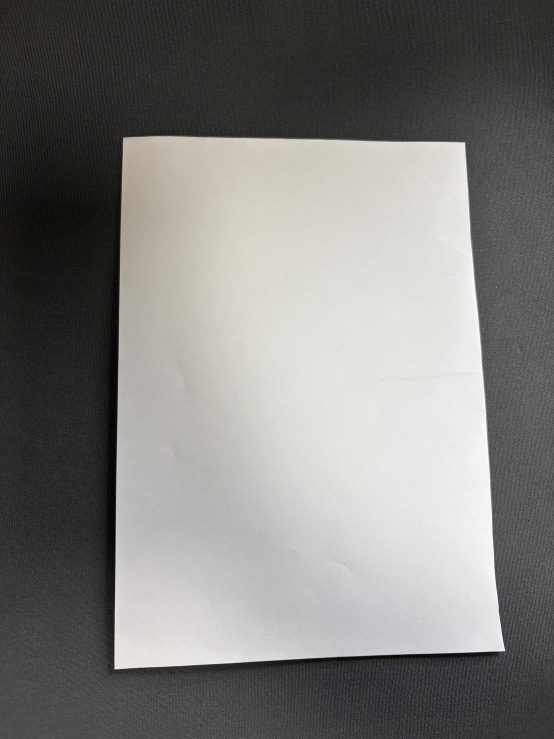
#> input picture iten57/reference_full_paper.jpg, 1108 x 1477 px (shown at 1/2 size)
$ python -i measure_standard_area.py   (imports and definitions only)
#> lines starting #> are read from the running program, lines starting #| are printed output that depends on the picture; after the words box and inside, x2 and y2 are one past the last pixel; in counts of white or black regions, pixels touching at a corner belong together
#> further down, picture is the input picture: shape (1477, 1108, 3); mean B, G, R 122.6, 125.3, 126.4
import cv2
import numpy as np
import os


# [56 lines left out: function capture_photo, not called in this run]


def calculate_paper_area(img):
    """
    計算圖片中紙張的面積
    """
    if img is None:
        print("錯誤: 沒有可用的圖片")
        return None

    # 影像預處理
    gray = cv2.cvtColor(img, cv2.COLOR_BGR2GRAY)
    blurred = cv2.GaussianBlur(gray, (5, 5), 0)

    # 二值化 (使用 OTSU 自動找閾值)
    _, thresh = cv2.threshold(blurred, 0, 255, cv2.THRESH_BINARY + cv2.THRESH_OTSU)
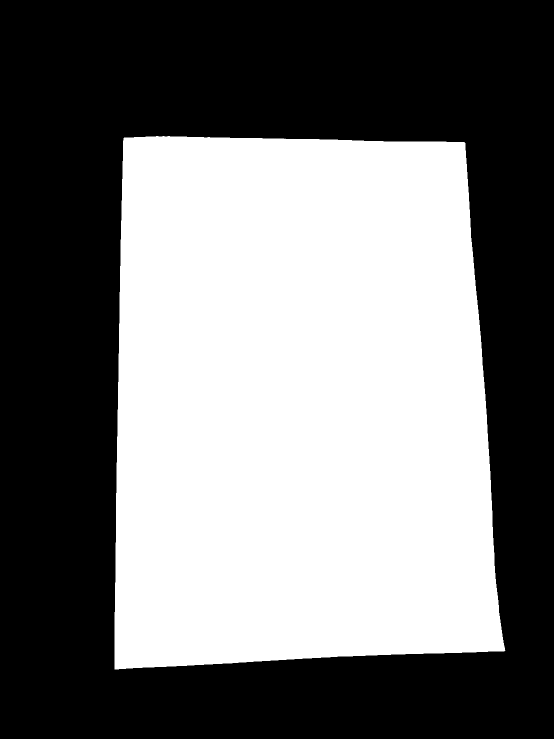
#> thresh: shape (1477, 1108) (shown at 1/2 size); 46.6% white; 1 white region

    # 尋找輪廓
    contours, _ = cv2.findContours(thresh, cv2.RETR_EXTERNAL, cv2.CHAIN_APPROX_SIMPLE)
#> contours = 1 contour; box (x1, y1, x2, y2) and area: (229, 272, 1011, 1339) 760170

    if not contours:
        print("錯誤: 未偵測到任何輪廓")
        return None

    # 智慧過濾：找出「面積夠大」且「形狀像矩形」的輪廓
    best_cnt = None
    best_area = 0

    for cnt in contours:
        area = cv2.contourArea(cnt)

        # 濾除太小的雜訊
        if area < 1000:
            continue

        # 計算矩形充滿度 (Extent)
        x, y, w, h = cv2.boundingRect(cnt)
        rect_area = w * h
        extent = float(area) / rect_area

        # 紙張通常是矩形，Extent 會比較高
        if extent > 0.65:
            if area > best_area:
                best_area = area
                best_cnt = cnt
#> this loop made 1 pass
#> (area, x, y, w, h, rect_area, extent, best_area) on pass 1: (760170, 229, 272, 782, 1067, 834394, 0.911, 760170)
#> after the loop, best_area = 760170; best_cnt = contour of 319 points, box (x1, y1, x2, y2) (229, 272, 1011, 1339), area 760170

    # 如果都沒找到像矩形的，使用最大輪廓
    if best_cnt is None:
        print("警告：找不到明顯的矩形物體，使用最大輪廓")
        best_cnt = max(contours, key=cv2.contourArea)
        best_area = cv2.contourArea(best_cnt)

    # 顯示結果
    display_img = img.copy()

    # 畫出輪廓 (綠色)
    cv2.drawContours(display_img, [best_cnt], -1, (0, 255, 0), 4)

    # 畫出包圍框 (紅色)
    x, y, w, h = cv2.boundingRect(best_cnt)
    cv2.rectangle(display_img, (x, y), (x + w, y + h), (0, 0, 255), 2)

    # 顯示面積資訊
    text = f"Area: {int(best_area)}"
#> text = 'Area: 760170'
    cv2.rectangle(display_img, (x, y - 40), (x + w, y), (0, 0, 0), -1)
    cv2.putText(
        display_img,
        text,
        (x, y - 10),
        cv2.FONT_HERSHEY_SIMPLEX,
        0.8,
        (255, 255, 255),
        2,
    )
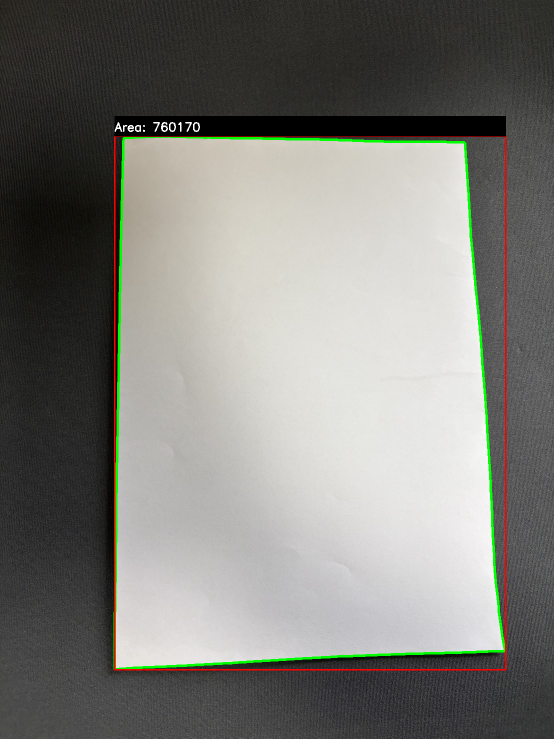
#> display_img: shape (1477, 1108, 3) (shown at 1/2 size); mean B, G, R 120, 125.2, 125.2

    # 縮放顯示
    h, w = display_img.shape[:2]
#> h = 1477; w = 1108
    max_width = 800
    if w > max_width:
        scale = max_width / w
#> scale = 0.722
        new_dim = (max_width, int(h * scale))
#> new_dim = (800, 1066)
        final_view = cv2.resize(display_img, new_dim, interpolation=cv2.INTER_AREA)
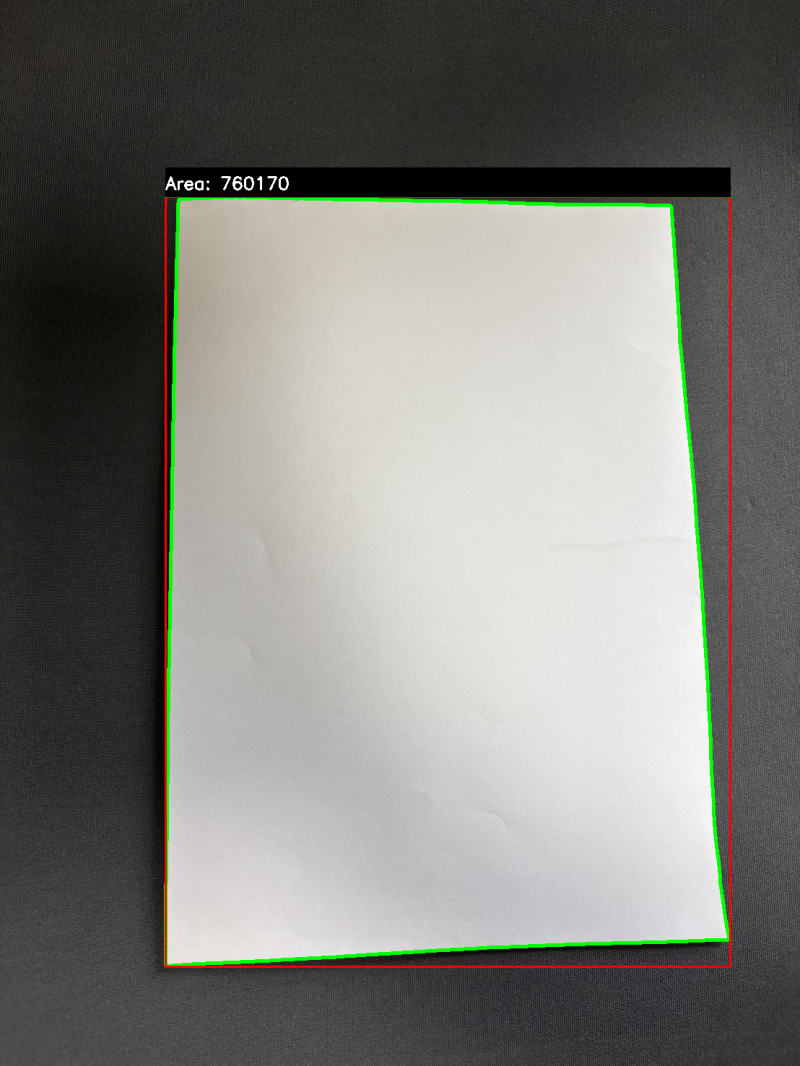
#> final_view: shape (1066, 800, 3); mean B, G, R 120, 125.2, 125.2
    else:
        final_view = display_img

    cv2.imshow("Measured Paper Area", final_view)
    print(f"\n偵測到的紙張面積: {int(best_area)}")
#| 偵測到的紙張面積: 760170
    print("按任意鍵確認...")
    cv2.waitKey(0)
    cv2.destroyAllWindows()

    return best_area


# [53 lines left out: functions save_result, main, not called in this run]


# [2 lines not run here, left out]

>>> import cv2
>>> picture = cv2.imread('reference_full_paper.jpg')
>>> result = calculate_paper_area(picture)
#> result = 760170
